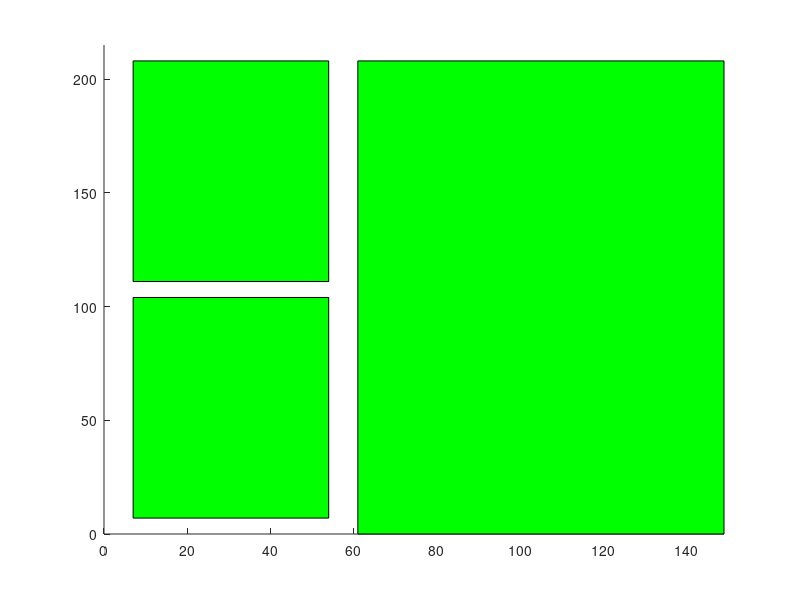

Reproduce this figure in MATLAB. (Note: this script raises an error after producing the figure.)
% ===== Parameters =====
resolution = 50;
k = 10;
start = [3 4];
goal = [140 210];


% ===== Construct the static workspace =====

% Define the static workspace boundaries
xmax = 149;
ymax = 215;

% Define the vertices of the static obstacles
xStatObs = [7 7 61;
            7 7 61;
            54 54 149;
            54 54 149];
yStatObs = [7 111 0;
            104 208 208;
            104 208 208;
            7 111 0];
        
% Plot static workspace
figure(1);
axis([0 xmax 0 ymax]);
hold on
patch(xStatObs, yStatObs, 'g');


% ===== Generate the configuration space =====

% Create grid of dots
xint = xmax / (resolution + 1);
xv = xint:xint:xmax - xint;
yint = ymax / (resolution + 1);
yv = yint:yint:ymax - yint;

[X Y] = meshgrid(xv, yv);
X = X(:);
Y = Y(:);


% ===== Build the roadmap =====

% Detect collisions
IN = ones(size(C, 1), 1);
for i = 1:size(xStatObs, 2)
    IN = IN .* ~inpolygon(X, Y, xStatObs(:, i), yStatObs(:, i));
end
X = X .* IN;
X = sparse(X);
Y = Y .* IN;
Y = sparse(Y);

% Plot the grid of free dots
scatter(X, Y, 5/resolution);

% Generate distance matrix;
C = [X'; Y']';
D = pdist2(C, C);

% Plot the line segments corresponding to non-colliding pairs of dots
%TODO

% ===== Get shortest path =====

% Use Dijkstra's algorithm to get shortest path
[dist pred] = dijkstra(D, 1);




